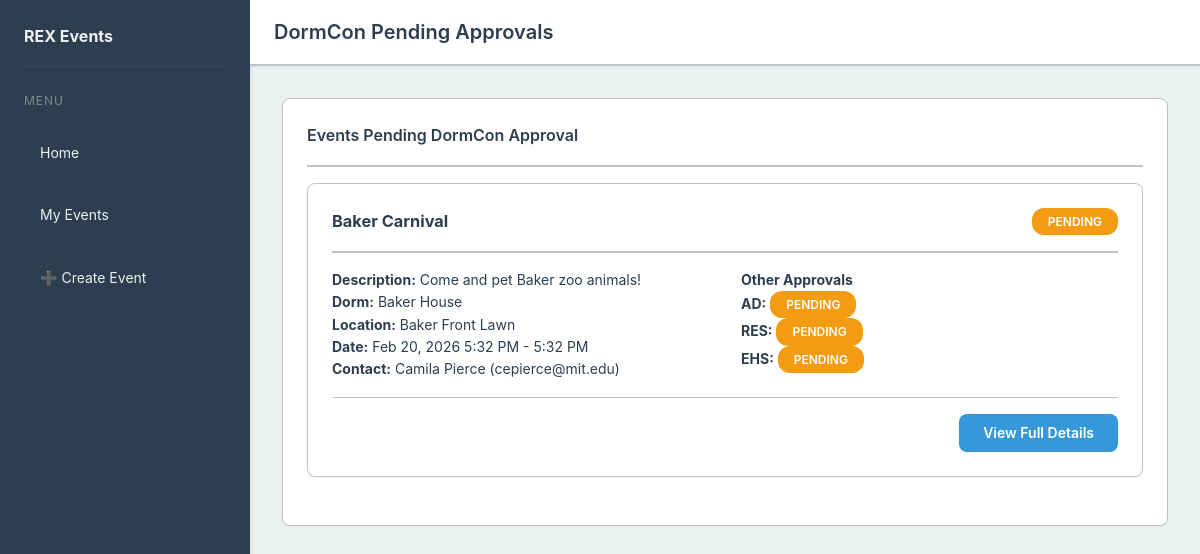
The page /departments/dc on the database as committed earlier.
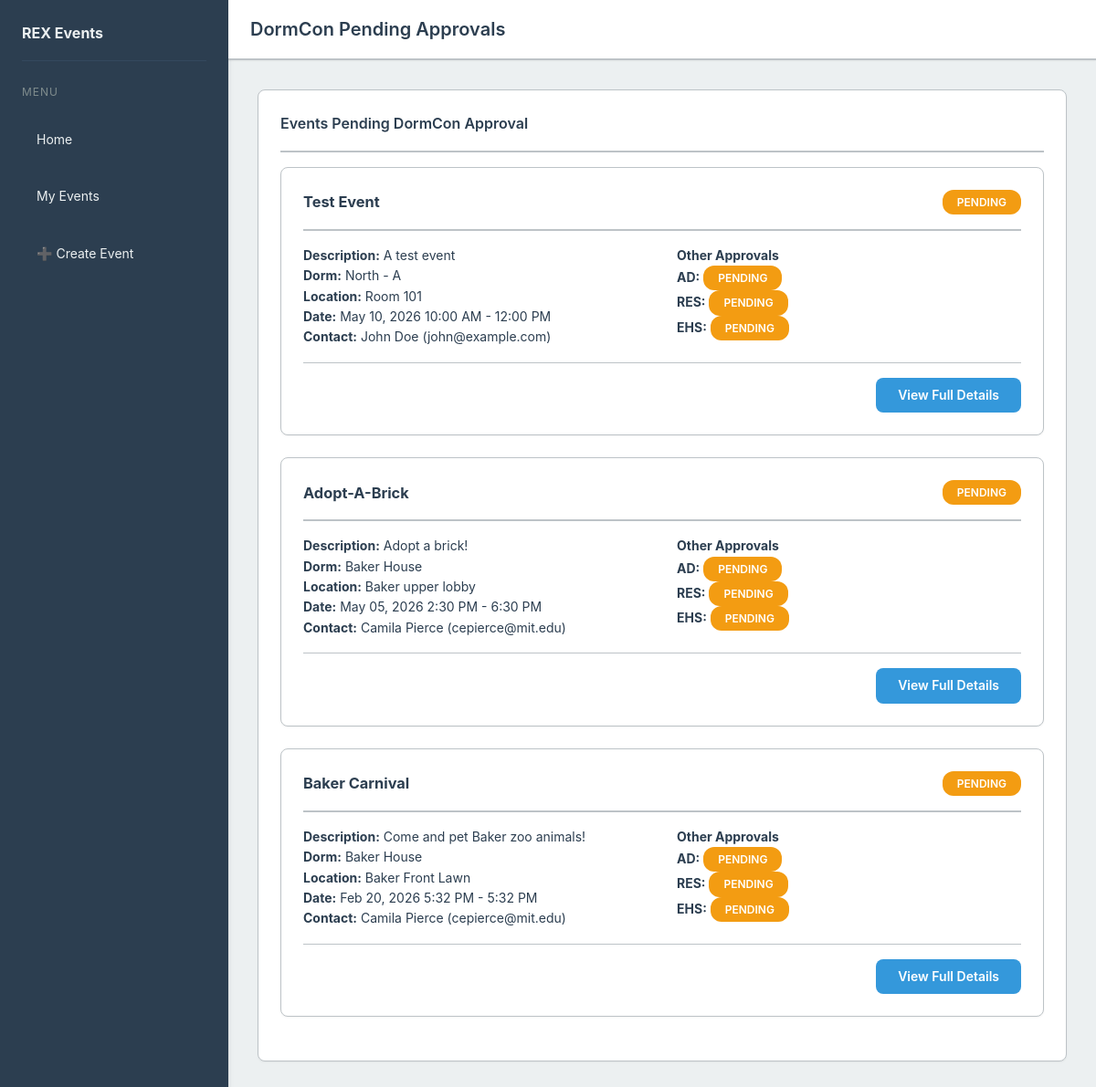
The same page on the database as committed later.
### eventmanager/models.py (models this page shows, shortened)
class RexEvent(models.Model):
    class ApprovalStatus(models.TextChoices):
        APPROVED = "AP", _("Approved")
        PENDING = "PE", _("Pending")
        DENIED = "DE", _("Denied")
        FLAGGED = "FL", _("Flagged")
    APPROVAL_STAGES = (
        (("dc_status",), (RexUser.RoleChoices.DORMCON,)),
        (("ad_status",), (RexUser.RoleChoices.AD,)),
        (("res_status", "ehs_status"), (RexUser.RoleChoices.RES, RexUser.RoleChoices.EHS)),
    )
    event_name = models.CharField(max_length=20)
    description = models.CharField(max_length=200)
    dorm = models.CharField(max_length=20)
    dorm_sub = models.CharField(max_length=20)
    start_time = models.DateTimeField()
    end_time = models.DateTimeField()
    email_notif = models.TextField()
    location = models.CharField(max_length=100)
    contact_name = models.CharField(max_length=50)
    contact_email = models.CharField(max_length=254)
    created_by = models.ForeignKey(RexUser, on_delete=models.CASCADE, null=True, blank=True)
    dc_status = models.CharField(max_length=2,
        choices=ApprovalStatus,
        default="PE")
    dc_comment = models.TextField(blank=True, default="")
    res_status = models.CharField(max_length=2,
        choices=ApprovalStatus,
        default="PE")
    res_comment = models.TextField(blank=True, default="")
    ehs_status = models.CharField(max_length=2,
        choices=ApprovalStatus,
        default="PE")
    ehs_comment = models.TextField(blank=True, default="")
    ad_status = models.CharField(max_length=2,
        choices=ApprovalStatus,
        default="PE")
    ad_comment = models.TextField(blank=True, default="")

### eventmanager/views.py (the view)
# urls.py: path("departments/dc", views.dep_dc, name="dep_dc"),
def dep_dc(request):
    upcoming_events = RexEvent.objects.filter(dc_status__in=['PE', 'FL']).order_by("-start_time")
    template = loader.get_template("departments/dc/pending.html")
    context = {
        "upcoming_events_list": upcoming_events,
        "department": "DormCon"
    }
    context.update(get_user_context(request))
    return HttpResponse(template.render(context, request))

### eventmanager/views.py (called while the page is built)
def get_user_context(request):
    user_role = None
    if hasattr(request, 'user') and request.user.is_authenticated:
        try:
            rex_user = RexUser.objects.get(username=request.user.username)
            user_role = rex_user.role
        except RexUser.DoesNotExist:
            pass
    approver_roles = ['DormCon', 'AD', 'RES', 'EHS']
    admin_roles = ['DormCon', 'AD']
    return {
        'user_role': user_role,
        'approver_roles': approver_roles,
        'admin_roles': admin_roles,
    }

### eventmanager/templates/departments/dc/pending.html (shortened to what this page needs)
{% extends 'base.html' %}
{% load static %}
{% block page_title %}DormCon Pending Approvals{% endblock %}
{% block content %}
<div class="card">
    <div class="card-header">
        <h2 class="card-title">Events Pending DormCon Approval</h2>
    </div>
    <div class="card-body">
        {% if upcoming_events_list %}
            <div class="events-list">
                {% for event in upcoming_events_list %}
                <div class="card mb-3">
                    <div class="card-header">
                        <div class="flex-between">
                            <h3 style="margin: 0;">{{ event.event_name }}</h3>
                            <span class="status-badge status-{% if event.dc_status == 'AP' %}approved{% elif event.dc_status == 'DE' %}denied{% elif event.dc_status == 'FL' %}flagged{% else %}pending{% endif %}">
                                {{ event.get_dc_status_display }}
                            </span>
                        </div>
                    </div>
                    <div class="card-body">
                        <div style="display: grid; grid-template-columns: 1fr 1fr; gap: 2rem;">
                            <div>
                                <p><strong>Description:</strong> {{ event.description }}</p>
                                <p><strong>Dorm:</strong> {{ event.dorm }}
                                    {% if event.dorm_sub != "N/A" %}- {{ event.dorm_sub }}{% endif %}</p>
                                <p><strong>Location:</strong> {{ event.location }}</p>
                                <p><strong>Date:</strong> {{ event.start_time|date:"M d, Y g:i A" }} - {{ event.end_time|date:"g:i A" }}</p>
                                <p><strong>Contact:</strong> {{ event.contact_name }} ({{ event.contact_email }})</p>
                            </div>
                            <div>
                                <h4 style="color: var(--primary-color);">Other Approvals</h4>
                                <p>
                                    <strong>AD:</strong>
                                    <span class="status-badge status-{% if event.ad_status == 'AP' %}approved{% elif event.ad_status == 'DE' %}denied{% elif event.ad_status == 'FL' %}flagged{% else %}pending{% endif %}">
                                        {{ event.get_ad_status_display }}
                                    </span>
                                </p>
                                <p>
                                    <strong>RES:</strong>
                                    <span class="status-badge status-{% if event.res_status == 'AP' %}approved{% elif event.res_status == 'DE' %}denied{% elif event.res_status == 'FL' %}flagged{% else %}pending{% endif %}">
                                        {{ event.get_res_status_display }}
                                    </span>
                                </p>
                                <p>
                                    <strong>EHS:</strong>
                                    <span class="status-badge status-{% if event.ehs_status == 'AP' %}approved{% elif event.ehs_status == 'DE' %}denied{% elif event.ehs_status == 'FL' %}flagged{% else %}pending{% endif %}">
                                        {{ event.get_ehs_status_display }}
                                    </span>
                                </p>
                            </div>
                        </div>
                    </div>
                    <div class="card-footer">
                        <a href="{% url 'event' event.pk %}" class="btn btn-primary">View Full Details</a>
                    </div>
                </div>
                {% endfor %}
            </div>
        {% else %}
            <div class="text-center" style="padding: 2rem;">
                <p class="text-muted">No pending approvals at this time.</p>
            </div>
        {% endif %}
    </div>
</div>
{% endblock %}

Rows that differ between the two databases and show on the page:
added RexEvent: event_name "Test Event", dc_status "PENDING", description "A test event", dorm "North", dorm_sub "A", location "Room 101", start_time "May 10, 2026 10:00 AM", end_time "12:00 PM", contact_name "John Doe", contact_email "john@example.com", ad_status "PENDING", res_status "PENDING", ehs_status "PENDING"
added RexEvent: event_name "Adopt-A-Brick", dc_status "PENDING", description "Adopt a brick!", dorm "Baker House", location "Baker upper lobby", start_time "May 05, 2026 2:30 PM", end_time "6:30 PM", contact_name "Camila Pierce", contact_email "cepierce@mit.edu", ad_status "PENDING", res_status "PENDING", ehs_status "PENDING"
